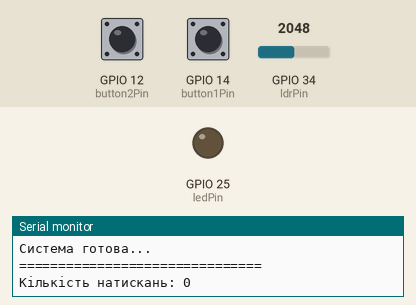
Simulated run of this sketch. Board: ESP32. On the bench: output pins drawn as LEDs (lit = HIGH), the last lines printed to the serial monitor. Inputs (shaded band) come from the test bench; at power-on: GPIO 14 (button1Pin) HIGH, GPIO 12 (button2Pin) HIGH, GPIO 34 (ldrPin) = 2048.

Above: at 2.2 s.
2.3 s: GPIO 14 (button1Pin) pulled LOW for 0.15 s
At 2.37 s:
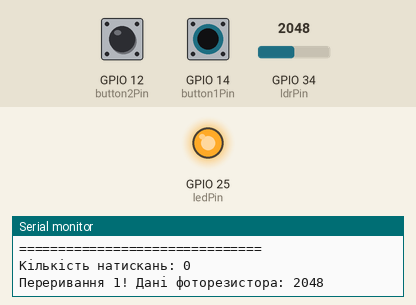
3.9 s: GPIO 12 (button2Pin) pulled LOW for 0.15 s
At 4.3 s:
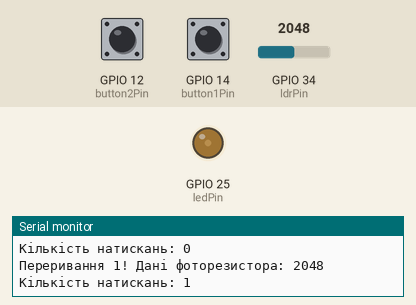
5.5 s: GPIO 14 (button1Pin) pulled LOW for 1 s
At 5.58 s:
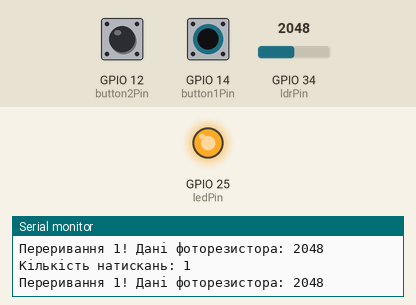
8.0 s: GPIO 12 (button2Pin) pulled LOW for 1 s
At 8.6 s:
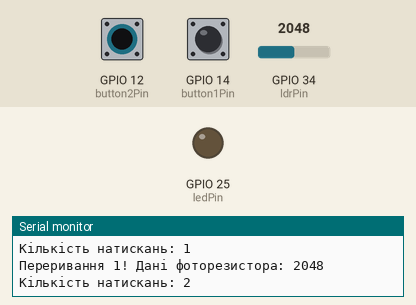
10.5 s: GPIO 12 (button2Pin) pulled LOW for 0.15 s
At 11.5 s:
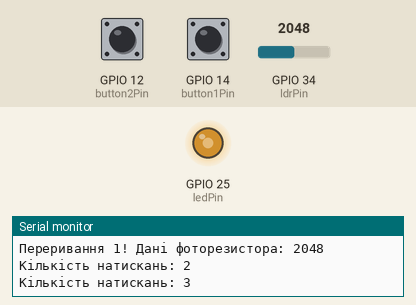
12.1 s: GPIO 12 (button2Pin) pulled LOW for 3.2 s
At 12.9 s:
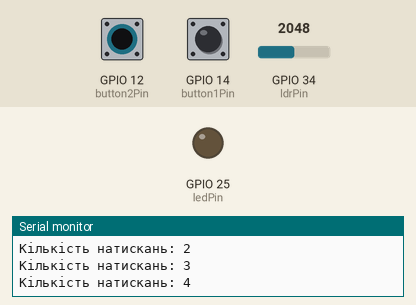
Timing chart, 0 to 15.1 s (numbered marks = the images above; inputs shaded):
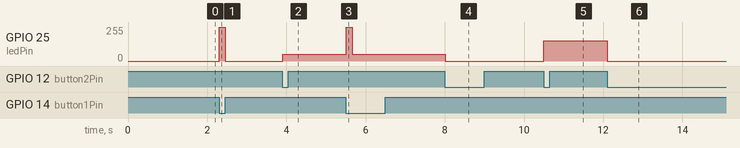

The sketch:

lab-3_task-1.ino
```cpp
#include <Arduino.h>

const int button1Pin = 14;
const int button2Pin = 12;
const int ledPin = 25;
const int ldrPin = 34;

// --- ЗМІННІ ДЛЯ ПЕРЕРИВАНЬ ---
volatile bool button1Pressed = false;
volatile int pressCount = 0;
volatile bool ledState = false;

// --- ОБРОБНИКИ ПЕРЕРИВАНЬ ---
void IRAM_ATTR handleButton1() {
  button1Pressed = true;
}

void IRAM_ATTR handleButton2() {
  pressCount++;
  ledState = !ledState;
}

void setup() {
  Serial.begin(115200);
  delay(1000);

  pinMode(button1Pin, INPUT_PULLUP);
  pinMode(button2Pin, INPUT_PULLUP);

  attachInterrupt(digitalPinToInterrupt(button1Pin), handleButton1, FALLING);
  attachInterrupt(digitalPinToInterrupt(button2Pin), handleButton2, FALLING);

  Serial.println("===============================");
  Serial.println("ЗАПУЩЕНО РЕЖИМ DAC (GPIO 25)");
  Serial.println("Система готова...");
  Serial.println("===============================");
}

void loop() {
  // Логіка для 1-го переривання (Фоторезистор)
  if (button1Pressed) {
    int ldrValue = analogRead(ldrPin);
    Serial.print("Переривання 1! Дані фоторезистора: ");
    Serial.println(ldrValue);

    // Блимання через DAC (максимальна яскравість)
    dacWrite(ledPin, 255);
    delay(150);
    dacWrite(ledPin, 0);

    button1Pressed = false;
  }

  // Логіка для 2-го переривання (Керування яскравістю через DAC)
  if (ledState) {
    // DAC видає чисту напругу від 0 до 3.3V залежно від числа 0-255
    int dacValue = (pressCount % 6) * 51;
    dacWrite(ledPin, dacValue);
  } else {
    dacWrite(ledPin, 0);
  }

  // Вивід лічильника
  static int lastCount = -1;
  if (lastCount != pressCount) {
    Serial.print("Кількість натискань: ");
    Serial.println(pressCount);
    lastCount = pressCount;
  }

  delay(10);
}
```

Measured:
- after the input at 2.3 s, GPIO 25 (ledPin): 0/255 → 255/255 at once, → 0/255 0.15 s later
- after the input at 3.9 s, GPIO 25 (ledPin): 0/255 → 51/255 at once
- after the input at 5.5 s, GPIO 25 (ledPin): 51/255 → 255/255 at once, → 51/255 0.15 s later
- after the input at 8.0 s, GPIO 25 (ledPin): 51/255 → 0/255 at once
- after the input at 10.5 s, GPIO 25 (ledPin): 0/255 → 153/255 at once
- after the input at 12.1 s, GPIO 25 (ledPin): 153/255 → 0/255 at once
